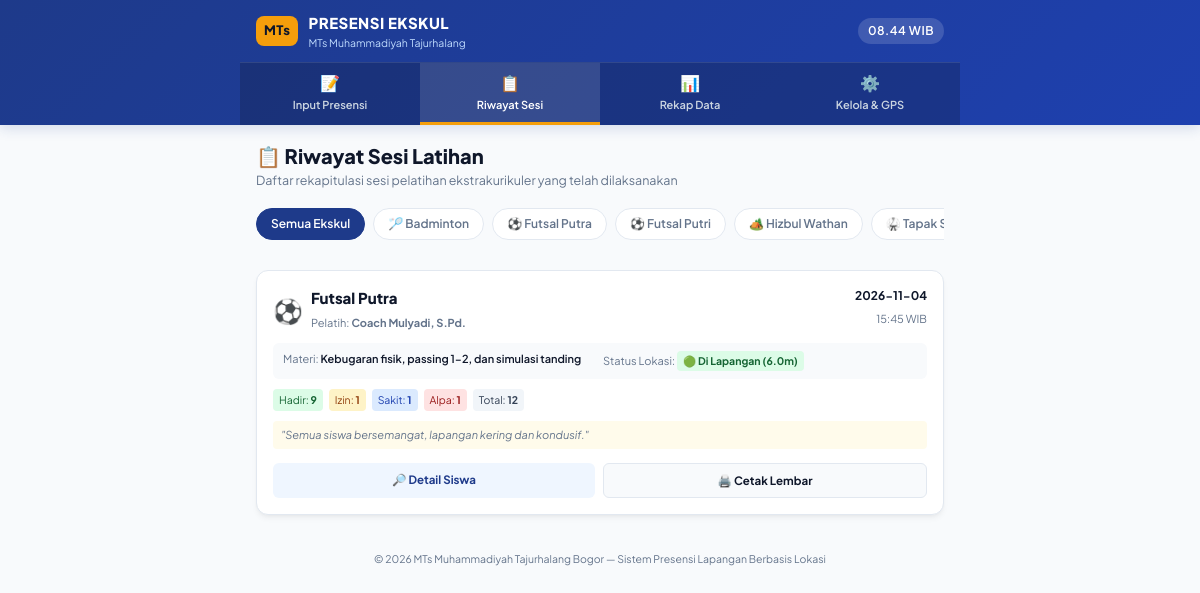
/riwayat, run on the app's committed database.
### tables this page shows
CREATE TABLE ekskul (
        id INTEGER PRIMARY KEY AUTOINCREMENT,
        nama TEXT UNIQUE NOT NULL,
        kategori TEXT,
        icon TEXT,
        hari_latihan TEXT,
        jam_latihan TEXT,
        pelatih_default TEXT
    );

CREATE TABLE sesi_latihan (
        id INTEGER PRIMARY KEY AUTOINCREMENT,
        ekskul_id INTEGER NOT NULL,
        nama_pelatih TEXT NOT NULL,
        tanggal TEXT NOT NULL,
        jam_mulai TEXT NOT NULL,
        jam_selesai TEXT,
        lokasi_lat REAL,
        lokasi_lng REAL,
        jarak_meter REAL,
        status_lokasi TEXT, -- 'VALID' / 'DILUAR_AREA'
        materi_latihan TEXT,
        catatan TEXT,
        created_at TIMESTAMP DEFAULT CURRENT_TIMESTAMP,
        FOREIGN KEY (ekskul_id) REFERENCES ekskul(id)
    );

### app.py (the view)
@app.route('/riwayat')
def riwayat():
    ekskul_id = request.args.get('ekskul_id', type=int)
    conn = get_db()
    query = """
    SELECT s.*, e.nama as nama_ekskul, e.icon as icon_ekskul,
           (SELECT COUNT(*) FROM presensi_siswa ps WHERE ps.sesi_id = s.id AND ps.status_kehadiran = 'Hadir') as total_hadir,
           (SELECT COUNT(*) FROM presensi_siswa ps WHERE ps.sesi_id = s.id AND ps.status_kehadiran = 'Izin') as total_izin,
           (SELECT COUNT(*) FROM presensi_siswa ps WHERE ps.sesi_id = s.id AND ps.status_kehadiran = 'Sakit') as total_sakit,
           (SELECT COUNT(*) FROM presensi_siswa ps WHERE ps.sesi_id = s.id AND ps.status_kehadiran = 'Alpa') as total_alpa,
           (SELECT COUNT(*) FROM presensi_siswa ps WHERE ps.sesi_id = s.id) as total_peserta
    FROM sesi_latihan s
    JOIN ekskul e ON s.ekskul_id = e.id
    """
    params = []
    if ekskul_id:
        query += " WHERE s.ekskul_id = ?"
        params.append(ekskul_id)
    query += " ORDER BY s.tanggal DESC, s.jam_mulai DESC LIMIT 50"
    sesi_list = conn.execute(query, params).fetchall()
    ekskul_list = conn.execute("SELECT * FROM ekskul ORDER BY nama ASC").fetchall()
    conn.close()
    return render_template('riwayat.html', sesi_list=sesi_list, ekskul_list=ekskul_list, selected_ekskul=ekskul_id)

### database.py (called while the page is built)
def get_db():
    conn = sqlite3.connect(DB_PATH)
    conn.row_factory = sqlite3.Row
    return conn

### templates/riwayat.html (shortened to what this page needs)
{% extends 'base.html' %}
{% block content %}
<div class="screen-wrapper">
    <div class="page-title-box">
        <h1 class="page-heading">📋 Riwayat Sesi Latihan</h1>
        <p class="page-subheading">Daftar rekapitulasi sesi pelatihan ekstrakurikuler yang telah dilaksanakan</p>
    </div>
    <div class="filter-pills-scroll">
        <a href="/riwayat" class="pill-filter {% if not selected_ekskul %}active{% endif %}">Semua Ekskul</a>
        {% for e in ekskul_list %}
        <a href="/riwayat?ekskul_id={{ e.id }}" class="pill-filter {% if selected_ekskul == e.id %}active{% endif %}">
            {{ e.icon }} {{ e.nama }}
        </a>
        {% endfor %}
    </div>
    {% if sesi_list %}
    <div class="session-cards-grid">
        {% for s in sesi_list %}
        <div class="card session-card">
            <div class="session-card-header">
                <div class="session-badge-title">
                    <span class="session-icon">{{ s.icon_ekskul }}</span>
                    <div>
                        <h3 class="session-ekskul-name">{{ s.nama_ekskul }}</h3>
                        <span class="session-coach">Pelatih: <b>{{ s.nama_pelatih }}</b></span>
                    </div>
                </div>
                <div class="session-date-box">
                    <span class="session-date">{{ s.tanggal }}</span>
                    <span class="session-time">{{ s.jam_mulai }} WIB</span>
                </div>
            </div>
            <div class="session-info-grid">
                <div class="info-item">
                    <span class="info-label">Materi:</span>
                    <span class="info-value">{{ s.materi_latihan if s.materi_latihan else 'Latihan Reguler' }}</span>
                </div>
                <div class="info-item">
                    <span class="info-label">Status Lokasi:</span>
                    <span class="info-value">
                        {% if s.status_lokasi == 'VALID' %}
                        <span class="badge-tag tag-green">🟢 Di Lapangan ({{ s.jarak_meter }}m)</span>
                        {% else %}
                        <span class="badge-tag tag-yellow">🟡 Luar Radius ({{ s.jarak_meter }}m)</span>
                        {% endif %}
                    </span>
                </div>
            </div>
            <div class="attendance-summary-row">
                <div class="att-stat stat-hadir">Hadir: <b>{{ s.total_hadir }}</b></div>
                <div class="att-stat stat-izin">Izin: <b>{{ s.total_izin }}</b></div>
                <div class="att-stat stat-sakit">Sakit: <b>{{ s.total_sakit }}</b></div>
                <div class="att-stat stat-alpa">Alpa: <b>{{ s.total_alpa }}</b></div>
                <div class="att-stat stat-total">Total: <b>{{ s.total_peserta }}</b></div>
            </div>
            {% if s.catatan %}
            <p class="session-note"><i>"{{ s.catatan }}"</i></p>
            {% endif %}
            <div class="session-actions">
                <a href="/riwayat/{{ s.id }}" class="btn-card-action btn-detail">🔎 Detail Siswa</a>
                <a href="/cetak/{{ s.id }}" target="_blank" class="btn-card-action btn-print">🖨️ Cetak Lembar</a>
            </div>
        </div>
        {% endfor %}
    </div>
    {% endif %}
</div>
{% endblock %}

### templates/base.html (shortened to what this page needs)
<!DOCTYPE html>
<html lang="id">
<head>
    <link rel="stylesheet" href="/static/style.css">
</head>
<body>
    <header class="app-header">
        <div class="header-container">
            <a href="/" class="brand-link">
                <div class="brand-badge">MTs</div>
                <div class="brand-text">
                    <span class="brand-title">PRESENSI EKSKUL</span>
                    <span class="brand-subtitle">MTs Muhammadiyah Tajurhalang</span>
                </div>
            </a>
            <div class="header-clock" id="liveClock">--:-- WIB</div>
        </div>
        <nav class="nav-tabs">
            <a href="/" class="nav-item {% if request.path == '/' %}active{% endif %}">
                <span class="nav-icon">📝</span>
                <span class="nav-label">Input Presensi</span>
            </a>
            <a href="/riwayat" class="nav-item {% if request.path.startswith('/riwayat') %}active{% endif %}">
                <span class="nav-icon">📋</span>
                <span class="nav-label">Riwayat Sesi</span>
            </a>
            <a href="/rekap" class="nav-item {% if request.path == '/rekap' %}active{% endif %}">
                <span class="nav-icon">📊</span>
                <span class="nav-label">Rekap Data</span>
            </a>
            <a href="/kelola" class="nav-item {% if request.path == '/kelola' %}active{% endif %}">
                <span class="nav-icon">⚙️</span>
                <span class="nav-label">Kelola & GPS</span>
            </a>
        </nav>
    </header>
    <main class="main-container">
        {% block content %}{% endblock %}
    </main>
    <footer class="app-footer">
        <p>© 2026 MTs Muhammadiyah Tajurhalang Bogor — Sistem Presensi Lapangan Berbasis Lokasi</p>
    </footer>
</body>
</html>

### data on the page
ekskul: icon "🏸", nama "Badminton"
ekskul: icon "⚽", nama "Futsal Putra"
ekskul: icon "⚽", nama "Futsal Putri"
ekskul: icon "🏕️", nama "Hizbul Wathan"
ekskul: icon "🥋", nama "Tapak…"
sesi_latihan: icon_ekskul "⚽", nama_ekskul "Futsal Putra", nama_pelatih "Coach Mulyadi, S.Pd.", tanggal "2026-11-04", jam_mulai "15:45", materi_latihan "Kebugaran fisik, passing 1-2, dan simulasi tanding", jarak_meter "6.0", total_hadir "9", total_izin "1", total_sakit "1", total_alpa "1", total_peserta "12", catatan "Semua siswa bersemangat, lapangan kering dan kondusif."
